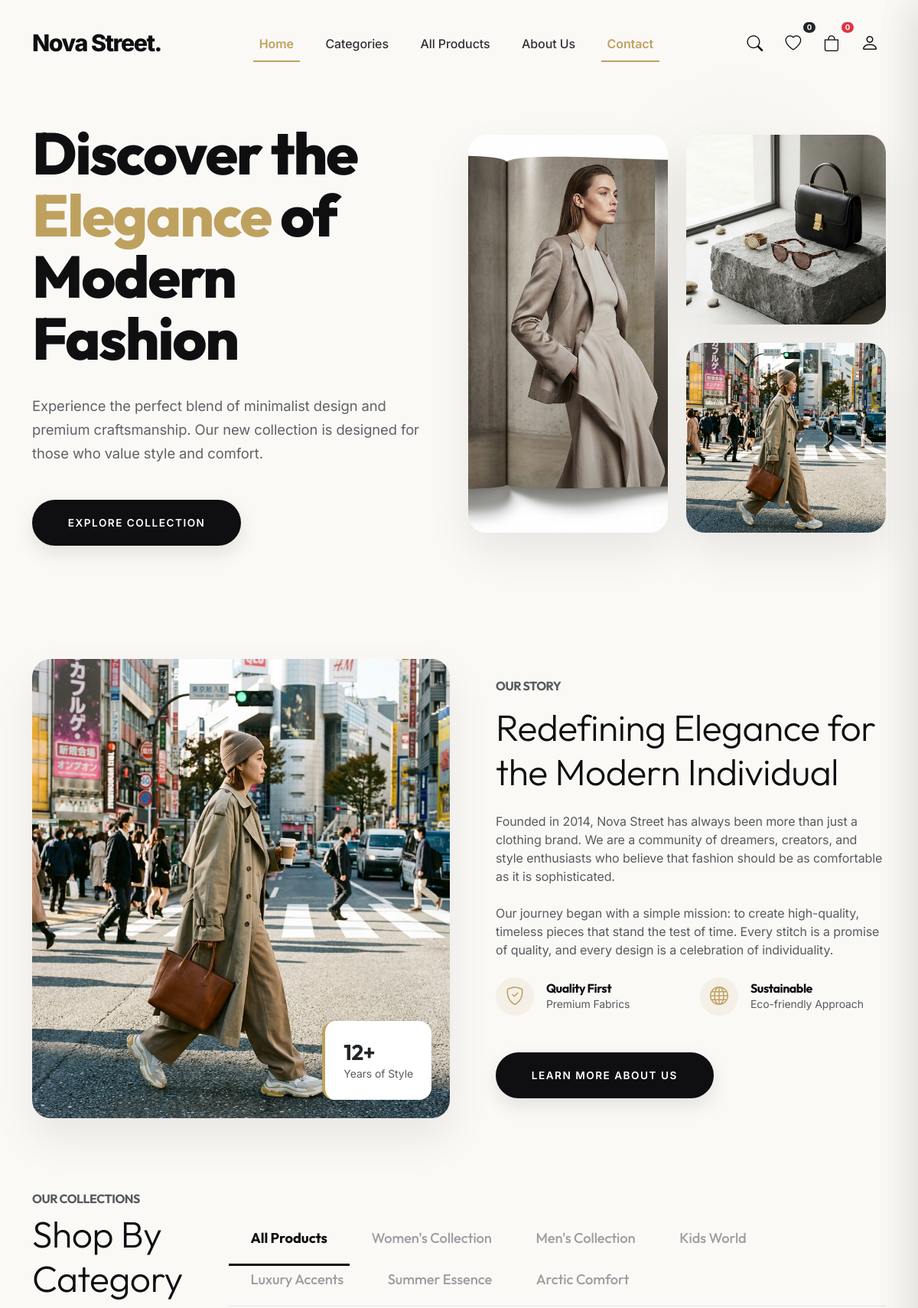
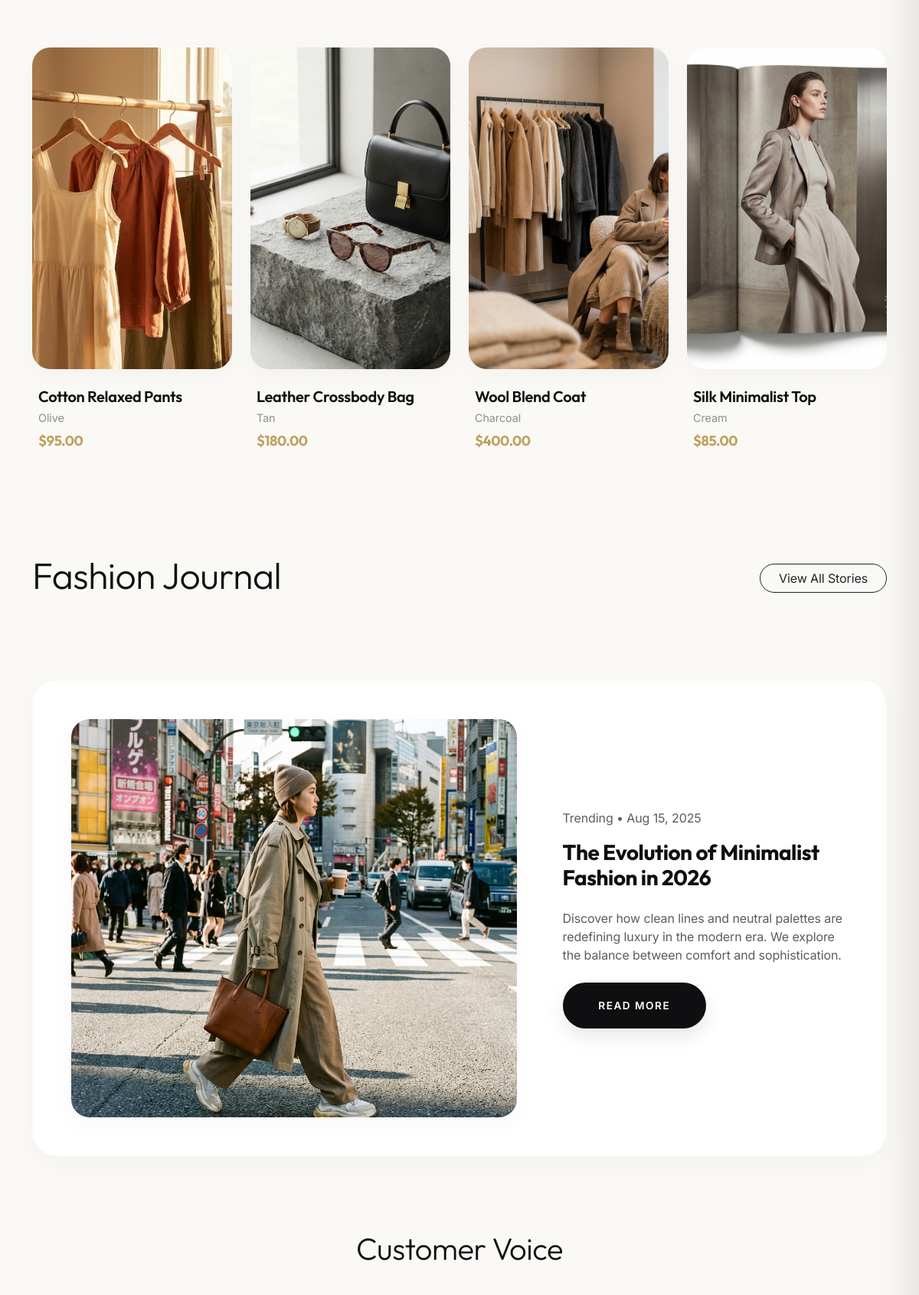
The page / (upper part) on the database its author committed (2 pictures, top to bottom).
### tables this page shows
CREATE TABLE IF NOT EXISTS `categories` (
  `id` INT AUTO_INCREMENT PRIMARY KEY,
  `name` VARCHAR(50) UNIQUE NOT NULL,
  `slug` VARCHAR(50) UNIQUE NOT NULL,
  `description` VARCHAR(255) NULL,
  `image_url` VARCHAR(255) NOT NULL,
  `created_at` TIMESTAMP DEFAULT CURRENT_TIMESTAMP
);

CREATE TABLE IF NOT EXISTS `products` (
  `id` INT AUTO_INCREMENT PRIMARY KEY,
  `name` VARCHAR(100) NOT NULL,
  `category_slug` VARCHAR(50) NOT NULL,
  `price` DECIMAL(10,2) NOT NULL,
  `description` TEXT NULL,
  `image_url` VARCHAR(255) NOT NULL,
  `color` VARCHAR(50) NULL,
  `size` VARCHAR(50) NULL,
  `qty_in_stock` INT DEFAULT 10,
  `created_at` TIMESTAMP DEFAULT CURRENT_TIMESTAMP
);

### index.php (the view, shortened to what this page needs)
<?php
require_once 'process/db.php';
$categories_res = $conn->query("SELECT * FROM categories ORDER BY id ASC");
$categories = [];
if ($categories_res) {
    while ($row = $categories_res->fetch_assoc()) {
        $categories[] = $row;
    }
}
$products_res = $conn->query("SELECT * FROM products ORDER BY id DESC LIMIT 4");
$featured_products = [];
if ($products_res) {
    while ($row = $products_res->fetch_assoc()) {
        $featured_products[] = $row;
    }
}
?>
<!DOCTYPE html>
<html lang="en">
<head>
    <link href="https://cdn.jsdelivr.net/npm/bootstrap@5.3.0/dist/css/bootstrap.min.css" rel="stylesheet">
    <link rel="stylesheet" href="https://cdn.jsdelivr.net/npm/bootstrap-icons@1.11.1/font/bootstrap-icons.css">
    <link rel="stylesheet" href="assets/css/style.css">
</head>
<body>
    <?php
    $active_page = 'home';
    require_once 'includes/navbar.php';
    ?>
    <section class="hero-section">
        <div class="container">
            <div class="row align-items-center">
                <div class="col-lg-6 hero-content" data-aos="fade-up">
                    <h1>Discover the <span>Elegance</span> of Modern Fashion</h1>
                    <p>Experience the perfect blend of minimalist design and premium craftsmanship. Our new collection
                        is designed for those who value style and comfort.</p>
                    <a href="products.php" class="btn btn-premium">Explore Collection</a>
                </div>
                <div class="col-lg-6">
                    <div class="hero-images-grid">
                        <div class="hero-img-item item-large" data-aos="zoom-in">
                            <img src="assets/img/hero.png" alt="Featured Fashion">
                        </div>
                        <div class="hero-img-item item-small" data-aos="zoom-in" data-aos-delay="200">
                            <img src="assets/img/accessories.png" alt="Accessories">
                        </div>
                        <div class="hero-img-item item-small" data-aos="zoom-in" data-aos-delay="400">
                            <img src="assets/img/blog.png" alt="Style">
                        </div>
                    </div>
                </div>
            </div>
        </div>
    </section>
    <section class="py-5" id="about">
        <div class="container">
            <div class="row align-items-center">
                <div class="col-lg-6 mb-5 mb-lg-0" data-aos="fade-right">
                    <div class="about-img-container position-relative">
                        <img src="assets/img/blog.png" class="w-100 rounded-4 shadow-lg" alt="About Nova Street">
                        <div
                            class="about-experience bg-white p-4 rounded-4 shadow-sm position-absolute bottom-0 end-0 m-4 d-none d-md-block">
                            <h3 class="fw-bold mb-0 text-dark">12+</h3>
                            <p class="small text-muted mb-0">Years of Style</p>
                        </div>
                    </div>
                </div>
                <div class="col-lg-6 ps-lg-5" data-aos="fade-left">
                    <h6 class="text-uppercase text-muted fw-bold mb-3">Our Story</h6>
                    <h2 class="display-5 mb-4">Redefining Elegance for the Modern Individual</h2>
                    <p class="text-muted mb-4">Founded in 2014, Nova Street has always been more than just a clothing
                        brand. We
                        are a community of dreamers, creators, and style enthusiasts who believe that fashion should be
                        as comfortable as it is sophisticated.</p>
                    <p class="text-muted mb-4">Our journey began with a simple mission: to create high-quality, timeless
                        pieces that stand the test of time. Every stitch is a promise of quality, and every design is a
                        celebration of individuality.</p>
                    <div class="row g-4">
                        <div class="col-sm-6">
                            <div class="d-flex align-items-center">
                                <div class="bg-accent-light p-2 rounded-circle me-3"
                                    style="width: 50px; height: 50px; display: flex; align-items: center; justify-content: center;">
                                    <i class="bi bi-shield-check text-accent-color h4 mb-0"></i>
                                </div>
                                <div>
                                    <h6 class="mb-0">Quality First</h6>
                                    <p class="small text-muted mb-0">Premium Fabrics</p>
                                </div>
                            </div>
                        </div>
                        <div class="col-sm-6">
                            <div class="d-flex align-items-center">
                                <div class="bg-accent-light p-2 rounded-circle me-3"
                                    style="width: 50px; height: 50px; display: flex; align-items: center; justify-content: center;">
                                    <i class="bi bi-globe text-accent-color h4 mb-0"></i>
                                </div>
                                <div>
                                    <h6 class="mb-0">Sustainable</h6>
                                    <p class="small text-muted mb-0">Eco-friendly Approach</p>
                                </div>
                            </div>
                        </div>
                    </div>
                    <div class="mt-5">
                        <a href="about.php" class="btn btn-premium">Learn More About Us</a>
                    </div>
                </div>
            </div>
        </div>
    </section>
    <section class="py-5" id="shop">
        <div class="container">
            <div class="d-flex justify-content-between align-items-end section-title">
                <div>
                    <h6 class="text-uppercase text-muted fw-bold mb-2">Our Collections</h6>
                    <h2 class="display-5">Shop By Category</h2>
                </div>
                <ul class="nav category-tabs d-none d-md-flex" id="categoryTab">
                    <li class="nav-item"><a class="nav-link active" href="products.php">All Products</a></li>
                    <?php foreach ($categories as $cat): ?>
                        <li class="nav-item"><a class="nav-link" href="products.php?category=<?= htmlspecialchars($cat['slug']); ?>"><?= htmlspecialchars($cat['name']); ?></a></li>
                    <?php endforeach; ?>
                </ul>
            </div>
            <div class="row">
                <?php if (empty($featured_products)): ?>
                    <div class="col-12 text-center py-5">
                        <h4 class="text-muted">No products available in store.</h4>
                    </div>
                <?php else: ?>
                    <?php foreach ($featured_products as $index => $prod): ?>
                        <?php $delay = $index * 100; ?>
                        <div class="col-md-3 col-6" data-aos="fade-up" data-aos-delay="<?= $delay; ?>">
                            <div class="product-card">
                                <div class="product-img-wrapper">
                                    <img src="<?= htmlspecialchars($prod['image_url']); ?>" alt="<?= htmlspecialchars($prod['name']); ?>">
                                </div>
                                <div class="product-info">
                                    <h5><?= htmlspecialchars($prod['name']); ?></h5>
                                    <p><?= htmlspecialchars($prod['color'] ?: 'Natural Swatch'); ?></p>
                                    <h6 class="fw-bold">$<?= number_format($prod['price'], 2); ?></h6>
                                </div>
                            </div>
                        </div>
                    <?php endforeach; ?>
                <?php endif; ?>
            </div>
        </div>
    </section>
    <section class="py-5">
        <div class="container">
            <div class="d-flex justify-content-between align-items-center mb-5">
                <h2 class="display-5">Fashion Journal</h2>
                <a href="products.php" class="btn border-dark rounded-pill px-4">View All Stories</a>
            </div>
            <div class="featured-story" data-aos="fade-up">
                <div class="row align-items-center">
                    <div class="col-lg-7">
                        <img src="assets/img/blog.png" class="img-fluid story-img w-100" alt="Journal Image">
                    </div>
                    <div class="col-lg-5 ps-lg-5 mt-4 mt-lg-0">
                        <span class="text-muted d-block mb-3">Trending • Aug 15, 2025</span>
                        <h3 class="mb-4">The Evolution of Minimalist Fashion in 2026</h3>
                        <p class="text-muted mb-4">Discover how clean lines and neutral palettes are redefining luxury
                        in the modern era. We explore the balance between comfort and sophistication.</p>
                        <a href="products.php" class="btn btn-premium">Read More</a>
                    </div>
                </div>
            </div>
        </div>
    </section>
    <section class="py-5 text-center">
        <div class="container">
            <h2 class="display-6 mb-5">Customer Voice</h2>
        </div>
    </section>
    <?php require_once 'includes/footer.php'; ?>
</body>
</html>

### includes/navbar.php (shortened to what this page needs)
<nav class="navbar navbar-expand-lg fixed-top <?= ($active_page !== 'home') ? 'scrolled' : ''; ?>" id="mainNav">
    <div class="container">
        <a class="navbar-brand" href="index.php">Nova Street.</a>
        <div class="collapse navbar-collapse justify-content-center" id="navbarNav">
            <ul class="navbar-nav">
                <li class="nav-item"><a class="nav-link <?= ($active_page === 'home') ? 'active' : ''; ?>" href="index.php" id="nav-home">Home</a></li>
                <li class="nav-item"><a class="nav-link <?= ($active_page === 'categories') ? 'active' : ''; ?>" href="categories.php" id="nav-categories">Categories</a></li>
                <li class="nav-item"><a class="nav-link <?= ($active_page === 'products') ? 'active' : ''; ?>" href="products.php" id="nav-products">All Products</a></li>
                <li class="nav-item"><a class="nav-link <?= ($active_page === 'about') ? 'active' : ''; ?>" href="about.php" id="nav-about">About Us</a></li>
                <li class="nav-item"><a class="nav-link <?= ($active_page === 'contact') ? 'active' : ''; ?>" href="index.php#contact" id="nav-contact">Contact</a></li>
            </ul>
        </div>
        <div class="nav-icons d-flex align-items-center">
            <button class="btn position-relative" id="navSearchBtn" title="Search">
                <i class="bi bi-search"></i>
            </button>
            <button class="btn position-relative" id="navWishlistBtn" title="Wishlist">
                <i class="bi bi-heart"></i>
                <span class="position-absolute top-0 start-100 translate-middle badge rounded-pill bg-dark"
                    style="font-size: 0.6rem;">0</span>
            </button>
            <button class="btn position-relative" id="navCartBtn" title="Shopping Bag">
                <i class="bi bi-bag"></i>
                <span class="position-absolute top-0 start-100 translate-middle badge rounded-pill bg-danger"
                    style="font-size: 0.6rem;">0</span>
            </button>
            <?php if (isset($_SESSION['user_id'])): ?>
                <div class="dropdown d-inline-block">
                    <button class="btn p-0 dropdown-toggle no-caret" type="button" id="userDropdown" data-bs-toggle="dropdown" aria-expanded="false" title="Account" style="width: 42px; height: 42px; display: flex; align-items: center; justify-content: center;">
                        <i class="bi bi-person-circle fs-4"></i>
                    </button>
                    <ul class="dropdown-menu dropdown-menu-end border-0 shadow-lg text-white" aria-labelledby="userDropdown" style="background: rgba(30, 30, 30, 0.95); backdrop-filter: blur(10px); border-radius: 15px; padding: 10px;">
                        <li><span class="dropdown-item-text text-white-50 small" style="pointer-events: none;">Hello, <?= htmlspecialchars($_SESSION['first_name'] ?? 'User') ?></span></li>
                        <li><hr class="dropdown-divider bg-secondary opacity-25"></li>
                        <li><a class="dropdown-item text-white hover-accent" href="profile.php" style="border-radius: 8px; font-size: 0.9rem; padding: 6px 12px;"><i class="bi bi-person me-2" style="color: var(--accent-color);"></i>My Profile</a></li>
                        <li><a class="dropdown-item text-white hover-accent" href="delivery_tracking.php" style="border-radius: 8px; font-size: 0.9rem; padding: 6px 12px;"><i class="bi bi-truck me-2" style="color: var(--accent-color);"></i>Track Orders</a></li>
                        <li><hr class="dropdown-divider bg-secondary opacity-25"></li>
                        <li><a class="dropdown-item text-danger" href="logout.php" style="border-radius: 8px; font-size: 0.9rem; padding: 6px 12px;"><i class="bi bi-box-arrow-right me-2"></i>Logout</a></li>
                    </ul>
                </div>
            <?php else: ?>
                <a href="login.php" class="btn p-0" title="Account" style="width: 42px; height: 42px; display: flex; align-items: center; justify-content: center;"><i class="bi bi-person fs-4"></i></a>
            <?php endif; ?>
        </div>
    </div>
</nav>

### includes/footer.php (shortened to what this page needs)
<link href="https://unpkg.com/aos@2.3.1/dist/aos.css" rel="stylesheet">

### rows shown on the page
categories: name "Women's Collection"
categories: name "Men's Collection"
categories: name "Kids World"
categories: name "Luxury Accents"
categories: name "Summer Essence"
categories: name "Arctic Comfort"
products: image_url (picture), name "Cotton Relaxed Pants", color "Olive", price "95.00"
products: image_url (picture), name "Leather Crossbody Bag", color "Tan", price "180.00"
products: image_url (picture), name "Wool Blend Coat", color "Charcoal", price "400.00"
products: image_url (picture), name "Silk Minimalist Top", color "Cream", price "85.00"
